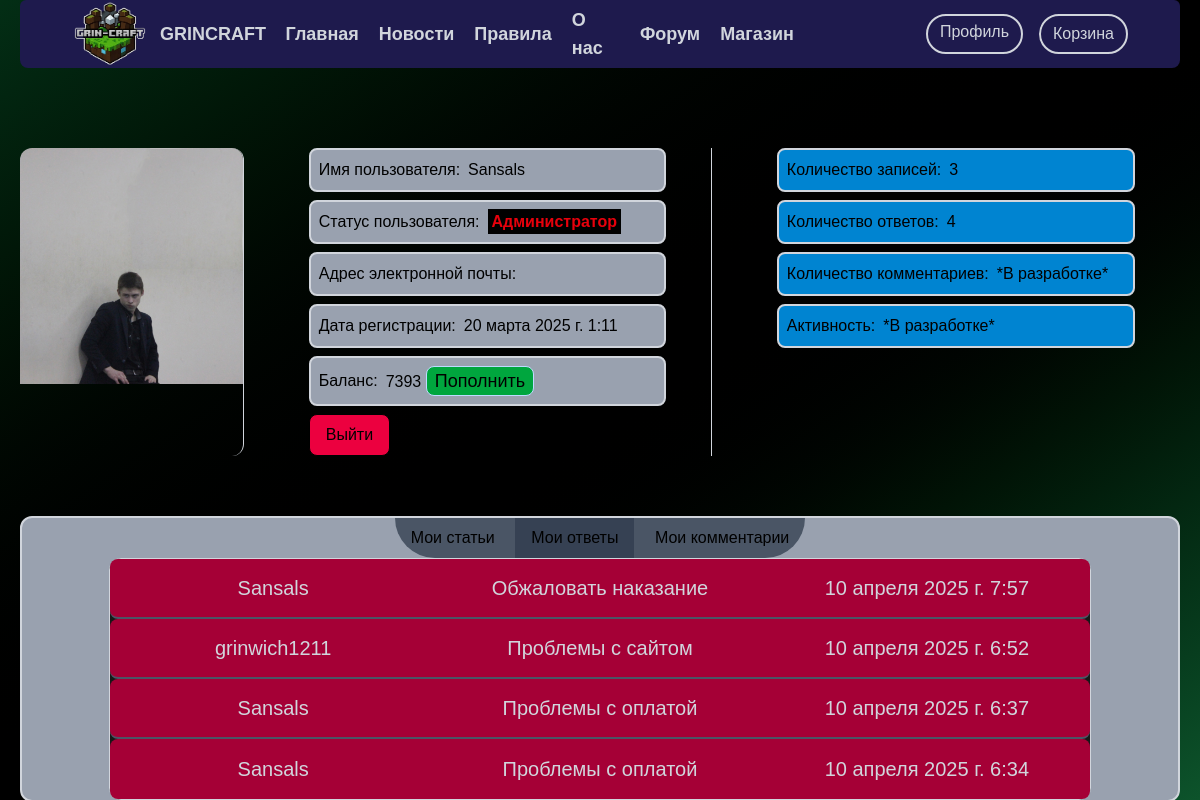
The app's page /profiles/Sansals/answers (signed in), older data.
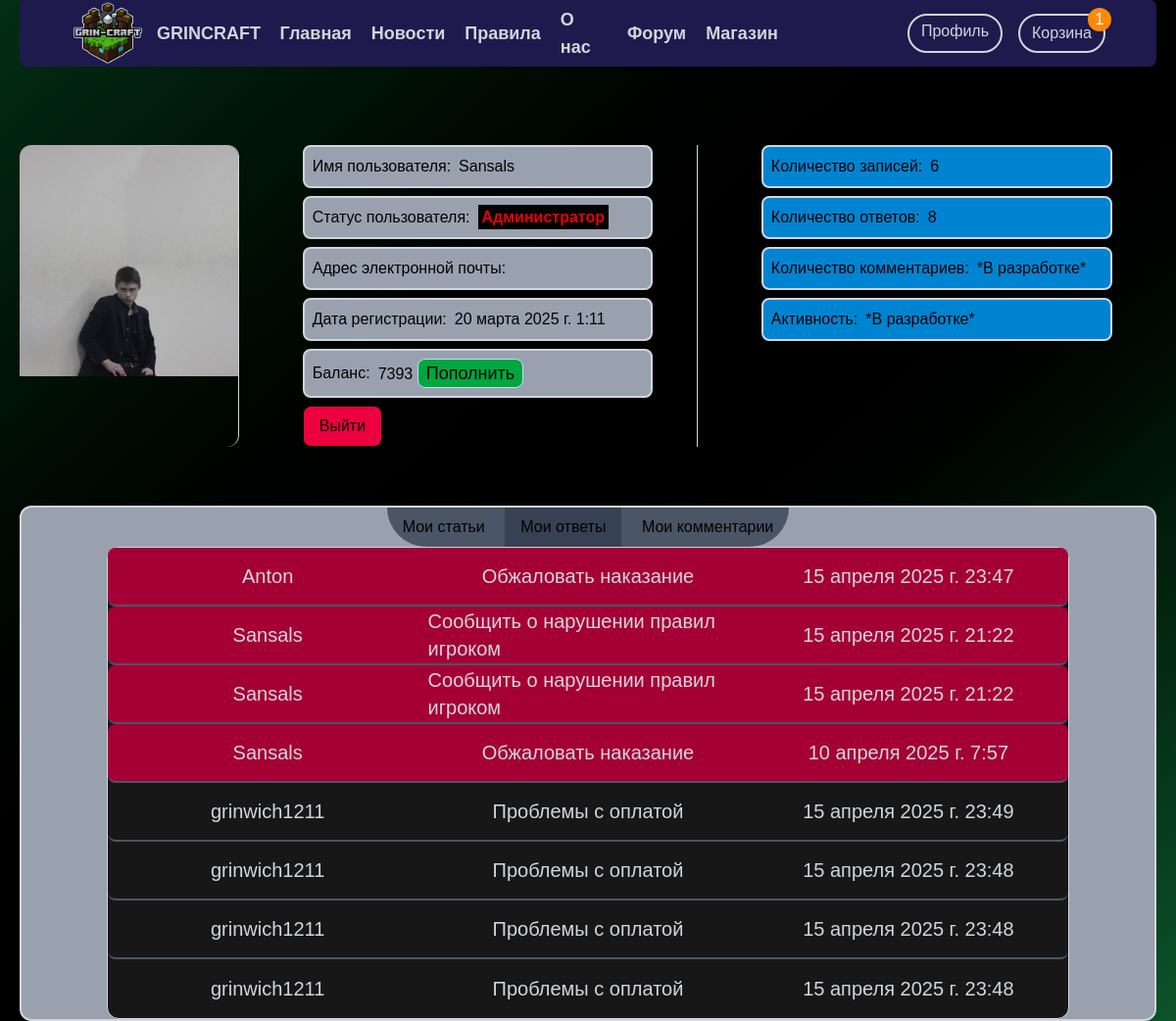
The same page, newer data.
### login/models.py (models this page shows, shortened)
class User_Status(models.Model):
    user_id = models.AutoField (primary_key=True)
    username = models.OneToOneField(
        settings.AUTH_USER_MODEL,
        on_delete=models.CASCADE)
    avatar = models.ImageField(upload_to=user_avatar_directory, default='login/avatars/stive.jpg')
    balance = models.IntegerField(default=0)
    Isverified = models.BooleanField(default=False)
    is_staff = models.BooleanField(default=False)
    is_moderator = models.BooleanField(default=False)
    class Meta:
        verbose_name = 'статусы пользователей'
        verbose_name_plural = 'Статусы пользователей'

### forum/models.py (models this page shows, shortened)
class ForumComplaintAnswer(models.Model):
    user = models.ForeignKey(settings.AUTH_USER_MODEL,
                             on_delete=models.CASCADE,
                             default=None,
                             related_name='responsible_complaint_user',
                             verbose_name='Отвечающий'
                             )
    question = models.ForeignKey(ForumComplaints,
                                verbose_name = 'Жалоба',
                               on_delete=models.CASCADE,
                                 )
    date = models.DateTimeField(auto_now_add=True, blank=True)
    answer = models.TextField('Ответ', max_length= 600 )
    is_anonymous = models.BooleanField(default=False)

class ForumComplaints(models.Model):
    COMPLAINT_ABOUT_THE_USER = 'Сообщить о нарушении правил игроком'
    APPEAL_THE_PUNISHMENT = 'Обжаловать наказание'
    COMPLAINT_ABOUT_THE_ADMIN = 'Сообщить о нарушении правил со стороны Администрации'
    COMPLAINT_ABOUT_THE_CLAN = 'Сообщить о нарушении правил кланом/группой игроков'
    SUBJECT = {
        (COMPLAINT_ABOUT_THE_USER, 'Сообщить о нарушении правил игроком'),
        (APPEAL_THE_PUNISHMENT, 'Обжаловать наказание'),
        (COMPLAINT_ABOUT_THE_ADMIN, 'Сообщить о нарушении правил со стороны Администрации'),
        (COMPLAINT_ABOUT_THE_CLAN, 'Сообщить о нарушении правил кланом/группой игроков'),
    }
    subject = models.CharField('Раздел форума', max_length=52, choices= SUBJECT)
    user = models.ForeignKey(settings.AUTH_USER_MODEL,
                                 on_delete=models.CASCADE,
                                default=None,
                                related_name='claimant',
                                verbose_name = 'Заявитель'
                                 )
    defendant = models.ForeignKey(settings.AUTH_USER_MODEL,
                                  on_delete=models.CASCADE,
                                  default=None,
                                  related_name='defendant',
                                  verbose_name='Нарушитель'
                                  )
    question = models.TextField('Заявление', max_length= 600 )
    proofs = models.CharField('Доказательства', max_length= 600)
    date = models.DateTimeField(auto_now_add=True)
    is_resolved = models.BooleanField(default=False)
    is_anonymous = models.BooleanField(default=False)
    class Meta:
        verbose_name = 'Жалобу на форумe'
        verbose_name_plural = 'Жалобы с форума'

class ForumTechAnswer(models.Model):
    user = models.ForeignKey(settings.AUTH_USER_MODEL,
                             on_delete=models.CASCADE,
                             default=None,
                             related_name='responsible_tech_user',
                             verbose_name='Отвечающий'
                             )
    question = models.ForeignKey(ForumTechQuestions,
                                verbose_name = 'Вопрос',
                               on_delete=models.CASCADE,
                                 )
    date = models.DateTimeField(auto_now_add=True)
    answer = models.CharField('Ответ', max_length= 600 )
    is_anonymous = models.BooleanField(default=False)
    class Meta:
        verbose_name = 'Ответ на технический вопрос'
        verbose_name_plural = 'Ответы на технические вопросы'

class ForumTechQuestions(models.Model):
    PROBLEMS_WITH_GAME_CLIENT = 'Проблемы с клиентом игры'
    PROBLEMS_WITH_SITE = 'Проблемы с сайтом'
    PROBLEMS_WITH_PAYMENT = 'Проблемы с оплатой'
    GET_ANSWER_THE_QUESTION = 'Получить ответ на вопрос'
    SUBJECT = {
        (PROBLEMS_WITH_GAME_CLIENT, 'Проблемы с клиентом игры'),
        (PROBLEMS_WITH_SITE, 'Проблемы с сайтом'),
        (PROBLEMS_WITH_PAYMENT, 'Проблемы с оплатой'),
        (GET_ANSWER_THE_QUESTION, 'Получить ответ на вопрос'),
    }
    subject = models.CharField('Раздел форума', max_length=52, choices= SUBJECT)
    user = models.ForeignKey(settings.AUTH_USER_MODEL,
                                 on_delete=models.CASCADE,
                                default=None,
                                related_name='questioner',
                                verbose_name = 'Создатель тикета'
                                 )
    question = models.TextField('Вопрос', max_length= 600 )
    proofs = models.CharField('Скриншот проблемы', max_length= 600, blank=True)
    date = models.DateTimeField(auto_now_add=True)
    is_resolved = models.BooleanField(default=False)
    class Meta:
        verbose_name = 'Вопрос на форумe'
        verbose_name_plural = 'Вопросы с форума'

### shop/models.py (models this page shows, shortened)
class Baskets(models.Model):
    user = models.ForeignKey(settings.AUTH_USER_MODEL,
                                 on_delete=models.CASCADE,
                                default=None
                                 )
    product = models.ForeignKey(Products,
                                on_delete=models.CASCADE,
                                default=None
                                )
    value = models.IntegerField(default=1)
    is_purchased = models.BooleanField(default=False)
    class Meta:
        verbose_name = 'Корзина'
        verbose_name_plural = 'Корзины'
    objects = BasketsQueryset().as_manager()

### profiles/views.py (the view, shortened to what this page needs)
# urls.py: path('<str:url_username>/answers', views.user_profile_answers_view, name='profile_view_answers'),
@login_required()
def user_profile_answers_view(request, url_username):
    if get_username(request) == url_username:
        data = {
            'user_status_object': get_object_from_user_status(request),
            'user_object':get_user(request),
            'basket_value': basket_value(request),
            'value_user_articles': get_value_user_articles(url_username),
            'value_user_answer': get_value_user_answer(url_username),
            'all_open_user_articles': get_all_open_user_articles(url_username),
            'all_closed_user_articles': get_all_closed_user_articles(url_username),
            'all_user_answers': get_all_user_answers(url_username),
        }
    return render(request, 'profiles/user_profile_answers.html', data)

### profiles/templates/profiles/user_profile_answers.html (shortened to what this page needs)
{% extends 'patterns/header.html' %}
{% load static %}
{% block addlist %}
<div class="profile_block px-5">
  <div class="profile_info_block flex space-x-5 divide-x-1 divide-gray-300 py-15">
    <div class="avatar_div w-1/5 mr-5 space-y-2 rounded-xl overflow-hidden">
      <img class="user_avatar " src="{{user_status_object.avatar.url}}" alt="">
    </div>
    <div class="user_info_div w-2/5 flex flex-col">
    <div class="flex flex-col space-y-2 w-[80%] mx-auto">
      <div class="flex flex-row p-2 items-center space-x-2 rounded-lg bg-gray-400 border-2 border-gray-300"><span class="font-medium">Имя пользователя:</span><span>{{user_object.username}}</span></div>
      <div class="flex flex-row p-2 items-center space-x-2 rounded-lg bg-gray-400 border-2 border-gray-300"><span class="font-medium">Статус пользователя:</span>
        <span>
          {% if user_object.username == user.username %}
            {% if user_status_object.is_moderator %}
              <a class="text-green-700 font-semibold" href="http://127.0.0.1:8000/admin">Модератор</a>
            {% elif user_status_object.is_staff %}
              <a class="text-red-600 font-bold bg-black p-1" href="http://127.0.0.1:8000/admin">Администратор</a>
            {% else %}
              Активный
            {% endif %}
          {% endif %}
        </span>
      </div>
      <div class="flex flex-row p-2 items-center space-x-2 rounded-lg bg-gray-400 border-2 border-gray-300"><span class="font-medium">Адрес электронной почты:</span>
      </div>
      <div class="flex flex-row p-2 items-center space-x-2 rounded-lg bg-gray-400 border-2 border-gray-300"><span class="font-medium">Дата регистрации: </span><span>{{ user_object.date_joined  }}</span></div>
      <div class="flex flex-row p-2 items-center space-x-2 rounded-lg bg-gray-400 border-2 border-gray-300"><span class="font-medium">Баланс: </span>
        <span>
          {% if user_object.username == user.username %}
            {{user_status_object.balance}} <a class="inline-block text-center text-lg px-2 rounded-lg border-1 border-blue-200 bg-green-600 hover:bg-green-700" href="">Пополнить</a>
          {% else %}
            *Скрыт*
          {% endif %}
        </span>
      </div>
      <div>
        {% if user_object.username == user.username %}
          <a class="inline-block py-2 px-4 rounded-lg border-1 border-black items-center bg-rose-600 hover:bg-rose-800" href="{% url 'logout' %}">Выйти</a>
        {% endif %}
      </div>
    </div>
    </div>
    <div class="user_active_div w-2/5 flex flex-col">
      <div class="flex flex-col space-y-2 w-[80%] mx-auto">
        <div class="flex flex-row p-2 items-center space-x-2 rounded-lg bg-sky-600 border-2 border-gray-300"><span>Количество записей:</span><span>{{value_user_articles}}</span></div>
        <div class="flex flex-row p-2 items-center space-x-2 rounded-lg bg-sky-600 border-2 border-gray-300"><span>Количество ответов:</span>
          <span>
            {% if value_user_answer is None %}
              Ответов нет
            {% else %}
              {{value_user_answer}}
            {% endif %}
          </span>
        </div>
        <div class="flex flex-row p-2 items-center space-x-2 rounded-lg bg-sky-600 border-2 border-gray-300"><span>Количество комментариев:</span><span> *В разработке* </span></div>
        <div class="flex flex-row p-2 items-center space-x-2 rounded-lg bg-sky-600 border-2 border-gray-300"><span>Активность:</span><span> *В разработке* </span></div>
      </div>
    </div>
  </div>
  {% if user_object.username == user.username %}
  <div class="user_articles_and_answers flex flex-col bg-gray-400 border-2 border-gray-300 rounded-xl">
    <div class="buttons_div m-auto bg-gray-600 rounded-b-full ">
      <a href="{% url 'profile' user.username %}" class="inline-block text-center text-black hover:bg-gray-700 py-2 px-4 hover:rounded-bl-full">Мои статьи</a>
      <a href="{% url 'profile_view_answers' user.username %}" class="inline-block text-center text-black bg-gray-700 py-2 px-4">Мои ответы</a>
      <a href="" class="inline-block text-center text-black hover:bg-gray-700 py-2 px-4 hover:rounded-br-full">Мои комментарии</a>
    </div>
    <div class="articles_div flex flex-col">
      <div class="flex flex-col divide-y-2 divide-gray-600 w-[85%] m-auto border-1
         border-gray-1 bg-neutral-900 rounded-xl text-gray-300 text-xl font-medium">
            {% if all_user_answers %}
                {% for el in all_user_answers %}
                        {% if el.question.is_resolved %}
                            <a href="{% if el.question.is_anonymous != None %}{% url 'complaints_record' el.question.pk %}{% else %}{% url 'techsupport_record' el.question.pk %}{% endif %}" class="grid grid-cols-3 rounded-lg bg-rose-800 justify-items-center h-15 items-center
                                                       hover:bg-rose-900 hover:rounded-lg">
                                <div>{{el.question.user.username}}</div>
                                <div>{{ el.question.subject }}</div>
                                <div>{{ el.date }}</div>
                            </a>
                        {% else %}
                            <a href="{% if el.question.is_anonymous != None %}{% url 'complaints_record' el.question.pk %}{% else %}{% url 'techsupport_record' el.question.pk %}{% endif %}" class="grid grid-cols-3 rounded-lg justify-items-center h-15 items-center
                                                      hover:bg-neutral-800 hover:rounded-lg">
                                <div>{{el.question.user.username}}</div>
                                <div>{{ el.question.subject }}</div>
                                <div>{{ el.date }}</div>
                            </a>
                        {% endif %}
                {% endfor %}
            {% else %}
                <div class="col-span-3 text-center text-xl font-semibold my-20 text-gray-300">У Вас нет ответов на форуме...</div>
            {% endif %}
        </div>
    </div>
  </div>
  {% endif %}
</div>
{% endblock %}

### home/templates/patterns/header.html
{% extends 'patterns/pattern.html' %}
{% block header %}
<header class="flex z-50 items-center justify-between sticky top-0 px-10 mb-5 h-17 mx-5 rounded-t-md rounded-b-lg border-gray-300 bg-indigo-950">
  <div class="flex flex-row items-center">
      <img class="object-fit" src="/static/favicon/header_img.png" alt="">
      <a class="uppercase font-bold text-lg text-gray-300 " href="{% url 'home' %}">GrinCraft</a>
  </div>
  <nav class="flex items-center">
    <ul class="text-lg text-gray-300 font-semibold inline-flex items-center mr-30">
      <li><a class="ml-5 inline-block py-3 hover:underline hover:text-gray-100 decoration-4 decoration-purple-800 underline-offset-24" href="{% url 'home' %}">Главная</a></li>
      <li><a class="ml-5 inline-block py-3 hover:underline hover:text-gray-100 decoration-4 decoration-purple-800 underline-offset-24" href="{% url 'news' %}">Новости</a></li>
      <li><a class="ml-5 inline-block py-3 hover:underline hover:text-gray-100 decoration-4 decoration-purple-800 underline-offset-24" href="{% url 'rules' %}">Правила</a></li>
      <li><a class="ml-5 inline-block py-3 hover:underline hover:text-gray-100 decoration-4 decoration-purple-800 underline-offset-24" href="{% url 'about' %}">О нас</a></li>
      <li><a class="ml-5 inline-block py-3 hover:underline hover:text-gray-100 decoration-4 decoration-purple-800 underline-offset-24" href="{% url 'forum' %}">Форум</a></li>
      <li><a class="ml-5 inline-block py-3 hover:underline hover:text-gray-100 decoration-4 decoration-purple-800 underline-offset-24" href="{% url 'shop' %}">Магазин</a></li>
    </ul>
    <ul class="mx-1 inline-flex items-center">
      {% if not user.is_authenticated %}
        <li>
          <a href="{% url 'auth' %}" class="block mx-2 h-10 py-1 px-3 border-2 rounded-full border-gray-300 text-gray-300 hover:text-white hover:bg-purple-800">Авторизоваться</a>
        </li>
      <li>
        <a href="{% url 'reg' %}" class="block mx-2 h-10 py-1 px-3 border-2 rounded-full border-gray-300 text-gray-300 hover:text-white hover:bg-purple-800">Зарегистрироваться</a>
      </li>
      {% else %}
        <li>
          <a href="{% url 'profile' user.username %}" class="block mx-2 h-10 py-1 px-3 border-2 rounded-full border-gray-300 text-gray-300 hover:text-white hover:bg-purple-800"> Профиль </a>
        </li>
        <li>
          <button class="block mx-2 h-10 py-1 px-3 border-2 rounded-full overflow-visible relative
          border-gray-300 text-gray-300 hover:text-white hover:bg-purple-800">
            <a href="{% url 'basket' %}">
            Корзина
              {% if basket_value %}
                <a href="" class="block absolute h-6 w-6 bg-orange-400 -top-2 -right-2 rounded-full text-white">
                  {{basket_value}}
                </a>
              {% endif %}
            </a>
          </button>
        </li>
      {% endif %}
    </ul>
  </nav>
</header>
{% endblock %}

### home/templates/patterns/pattern.html (shortened to what this page needs)
<!DOCTYPE html>
<html lang="ru">
<head>
    {% load static %}
    <script src="https://cdn.jsdelivr.net/npm/@tailwindcss/browser@4"></script>
    <link rel="stylesheet" type="text/css" href="{% static 'login/reg.css' %}">
</head>
<body class="">
<div class="bg-gradient-to-br min-h-181 bg-auto from-green-950 via-black to-green-900">
    {% block header %}      {% endblock %}
    {% block addlist %}     {% endblock %}
</div>
</body>
</html>

Row changes from the older to the newer data that the page shows:
removed ForumTechAnswer: question.user.username "grinwich1211", question.subject "Проблемы с сайтом", date "10 апреля 2025 г. 6:52"
removed ForumTechAnswer: question.user.username "Sansals", question.subject "Проблемы с оплатой", date "10 апреля 2025 г. 6:37"
removed ForumTechAnswer: question.user.username "Sansals", question.subject "Проблемы с оплатой", date "10 апреля 2025 г. 6:34"
added Baskets: value "1"
added ForumComplaintAnswer: question.user.username "Anton", question.subject "Обжаловать наказание", date "15 апреля 2025 г. 23:47"
added ForumComplaintAnswer: question.user.username "Sansals", question.subject "Сообщить о нарушении правил игроком", date "15 апреля 2025 г. 21:22"
added ForumComplaintAnswer: question.user.username "Sansals", question.subject "Сообщить о нарушении правил игроком", date "15 апреля 2025 г. 21:22"
added ForumTechAnswer: question.user.username "grinwich1211", question.subject "Проблемы с оплатой", date "15 апреля 2025 г. 23:49"
added ForumTechAnswer: question.user.username "grinwich1211", question.subject "Проблемы с оплатой", date "15 апреля 2025 г. 23:48"
added ForumTechAnswer: question.user.username "grinwich1211", question.subject "Проблемы с оплатой", date "15 апреля 2025 г. 23:48"
added ForumTechAnswer: question.user.username "grinwich1211", question.subject "Проблемы с оплатой", date "15 апреля 2025 г. 23:48"
Text that changed along with them:
{{ value_user_articles }}: "3" → "6"
{{ value_user_answer }}: "4" → "8"
